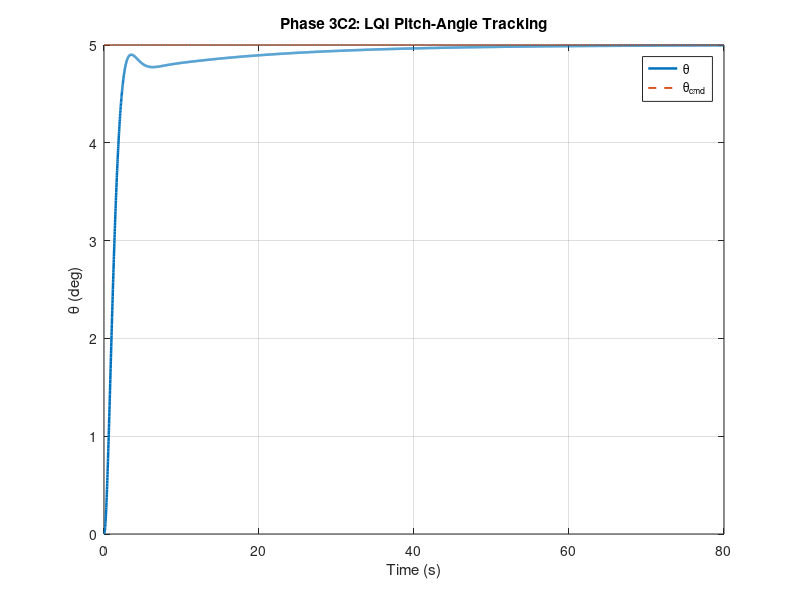

Write MATLAB code to recreate this figure. (Note: this script raises an error after producing the figure.)
% ============================================================
% Phase 3C2 - LQI / Servo-LQR Pitch-Angle Tracking
% Cessna 182 Longitudinal Model
%
% States: x = [u alpha q theta]^T
% Augmented integrator state:
%   xi = integral(theta_cmd - theta)
%
% Control law:
%   delta_e = -Kx*x - Ki*xi
%
% This avoids relying on Nbar and usually gives much better
% tracking behavior than plain LQR + prefilter for this model.
% ============================================================

clear; clc; close all;

%% ------------------------------------------------------------
% 1) Base longitudinal model
% ------------------------------------------------------------
A = [-0.0456     19.4590     0        -32.1740;
     -0.001314   -2.092534   0.970632   0;
      0.003342  -13.938686  -6.805318   0;
      0          0           1          0];

B = [0;
    -0.202562;
    -34.735884;
     0];

C = eye(4);
Ctheta = [0 0 0 1];

x0 = zeros(4,1);
xi0 = 0;

%% ------------------------------------------------------------
% 2) Augment with integral of theta error
%
% x_aug = [x; xi]
% xi_dot = theta_cmd - theta = r - Ctheta*x
%
% So:
% [x_dot ] = [ A      0 ][x ] + [B] delta_e + [0] r
% [xi_dot]   [-Cth    0 ][xi]   [0]          [1]
% ------------------------------------------------------------
A_aug = [A            zeros(4,1);
        -Ctheta       0        ];

B_aug = [B;
         0];

E_aug = [zeros(4,1);
         1];

%% ------------------------------------------------------------
% 3) LQI weights
%
% Start conservative.
% Increase Qxi if tracking is too slow.
% Increase R if elevator demand is too aggressive.
% Increase q-weight if pitch-rate overshoot is too high.
% ------------------------------------------------------------
Qx  = diag([0.01, 10, 25, 8]);
Qxi = 80;

Q_aug = blkdiag(Qx, Qxi);
R = 15;

K_aug = lqr(A_aug, B_aug, Q_aug, R);

Kx = K_aug(1:4);
Ki = K_aug(5);

Acl = [A - B*Kx,    -B*Ki;
       -Ctheta,      0    ];

Bcl = [zeros(4,1);
       1];

Ccl = [eye(4), zeros(4,1)];
Dcl = zeros(4,1);

sys_lqi = ss(Acl, Bcl, Ccl, Dcl);

%% ------------------------------------------------------------
% 4) Command input
% ------------------------------------------------------------
theta_cmd_deg = 5;
theta_cmd = deg2rad(theta_cmd_deg);

t = linspace(0,80,6000);
r = theta_cmd * ones(size(t));

x0_aug = [x0; xi0];

%% ------------------------------------------------------------
% 5) Simulate
% ------------------------------------------------------------
[y,t,x_aug_resp] = lsim(sys_lqi, r, t, x0_aug);

x_resp = x_aug_resp(:,1:4);
xi_resp = x_aug_resp(:,5);

%% ------------------------------------------------------------
% 6) Extract states
% ------------------------------------------------------------
u_resp     = x_resp(:,1);              % ft/s
alpha_resp = rad2deg(x_resp(:,2));     % deg
q_resp     = rad2deg(x_resp(:,3));     % deg/s
theta_resp = rad2deg(x_resp(:,4));     % deg

theta_cmd_plot = theta_cmd_deg * ones(size(t));

%% ------------------------------------------------------------
% 7) Elevator demand
% delta_e = -Kx*x - Ki*xi
% ------------------------------------------------------------
delta_e = -(x_resp * Kx.') - Ki*xi_resp;   % rad
delta_e_deg = rad2deg(delta_e);

%% ------------------------------------------------------------
% 8) Poles and gains
% ------------------------------------------------------------
poles_lqi = eig(Acl);

disp('--------------------------------------------');
disp('Phase 3C2: LQI / Servo-LQR');
disp('Kx = ');
disp(Kx);
disp(['Ki = ', num2str(Ki)]);
disp('Closed-loop poles:');
disp(poles_lqi);
disp(['Final theta (deg) = ', num2str(theta_resp(end))]);
disp(['Theta command (deg) = ', num2str(theta_cmd_deg)]);

%% ------------------------------------------------------------
% 9) Theta tracking
% ------------------------------------------------------------
figure('Color','w');
plot(t, theta_resp, 'LineWidth', 1.8); hold on;
plot(t, theta_cmd_plot, '--', 'LineWidth', 1.4);
grid on;
xlabel('Time (s)');
ylabel('\theta (deg)');
title('Phase 3C2: LQI Pitch-Angle Tracking');
legend('\theta', '\theta_{cmd}', 'Location', 'best');

%% ------------------------------------------------------------
% 10) State responses
% ------------------------------------------------------------
figure('Color','w','Position',[100 100 1200 900]);
tiledlayout(4,1,'TileSpacing','compact','Padding','compact');

nexttile
plot(t,u_resp,'LineWidth',1.5);
grid on;
ylabel('u (ft/s)');
title('Phase 3C2: LQI State Responses');

nexttile
plot(t,alpha_resp,'LineWidth',1.5);
grid on;
ylabel('\alpha (deg)');

nexttile
plot(t,q_resp,'LineWidth',1.5);
grid on;
ylabel('q (deg/s)');

nexttile
plot(t,theta_resp,'LineWidth',1.5); hold on;
plot(t,theta_cmd_plot,'--','LineWidth',1.2);
grid on;
ylabel('\theta (deg)');
xlabel('Time (s)');
legend('\theta','\theta_{cmd}','Location','best');

%% ------------------------------------------------------------
% 11) Elevator demand
% ------------------------------------------------------------
figure('Color','w');
plot(t, delta_e_deg, 'LineWidth', 1.6);
grid on;
xlabel('Time (s)');
ylabel('\delta_e (deg)');
title('Phase 3C2: LQI Elevator Demand');

%% ------------------------------------------------------------
% 12) Pole map
% ------------------------------------------------------------
figure('Color','w');
plot(real(eig(A)), imag(eig(A)), 'x', 'MarkerSize', 10, 'LineWidth', 2); hold on;
plot(real(poles_lqi), imag(poles_lqi), 'o', 'MarkerSize', 10, 'LineWidth', 2);
grid on;
xlabel('Real Axis');
ylabel('Imaginary Axis');
title('Phase 3C2: Open-Loop vs LQI Closed-Loop Poles');
legend('Open-loop','LQI','Location','best');
